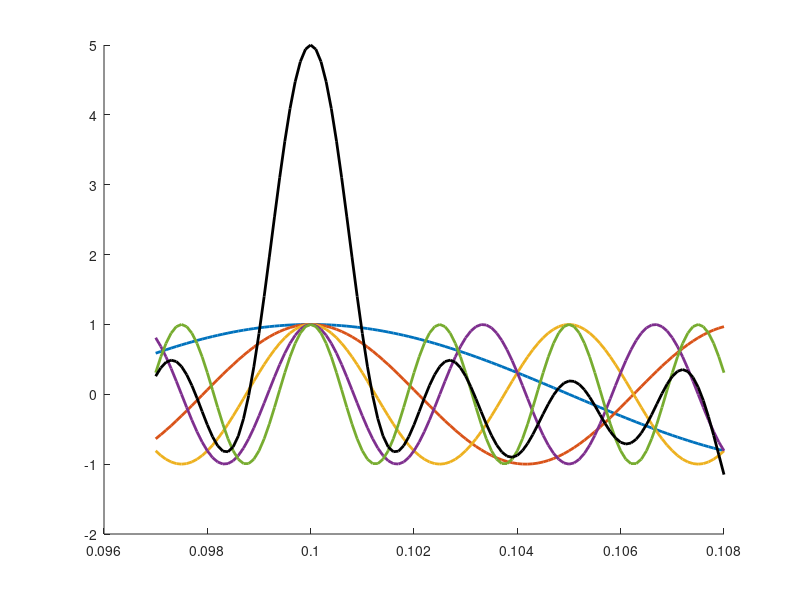

The MATLAB source for this figure: (Note: this script raises an error after producing the figure.)
% Parâmetros
fs = 10000;                    % Frequência de amostragem (Hz) para boa resolução
t = 0.097:1/fs:0.108;          % Vetor de tempo ajustado para 5 ciclos da maior frequência próximo ao ponto de fase

% Frequências das cinco senóides
frequencies = [50, 120, 200, 300, 400];  

% Inicializa o sinal resultante
resultant_signal = zeros(size(t));

% Cria uma nova figura
figure;
hold on;

% Gera cada senóide e as plota
for i = 1:length(frequencies)
    sine_wave = cos(2 * pi * frequencies(i) * t);
    resultant_signal = resultant_signal + sine_wave;  % Soma cada senóide ao sinal resultante
    plot(t, sine_wave, 'DisplayName', ['Senoide ' num2str(i) ' (' num2str(frequencies(i)) ' Hz)'], 'LineWidth', 2);
end

% Plota o sinal resultante (soma de todas as senóides)
plot(t, resultant_signal, 'k', 'LineWidth', 2, 'DisplayName', 'Soma das Senoides');

% Adiciona uma linha vertical pontilhada em t = 20 ms
xline(0.1, 'r--');

% Configurações do gráfico
title('Demonstração de Alta PAPR pela Soma de Senoides');
xlabel('Tempo (s)');
ylabel('Amplitude');
grid on;
hold off;
ylim([-3 6]);
xlim([0.097 0.108]);
set(gca, 'LineWidth', 1.5);
